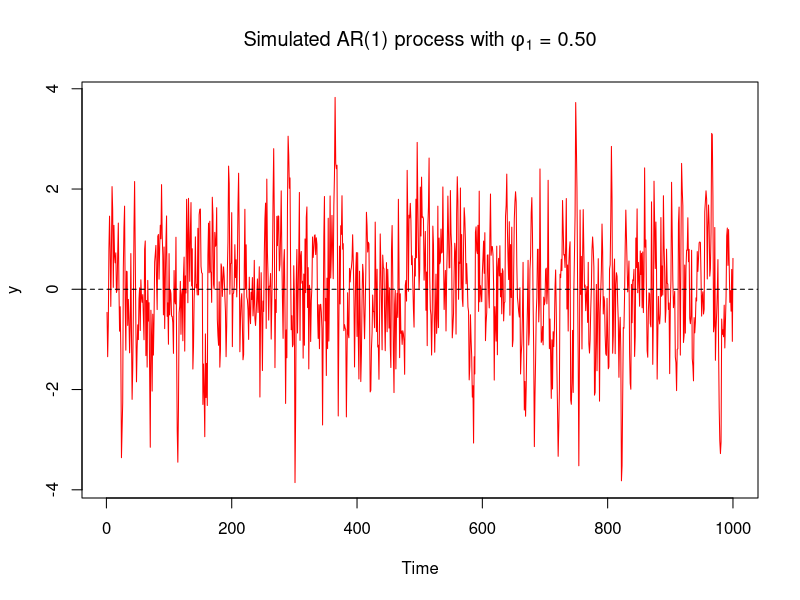
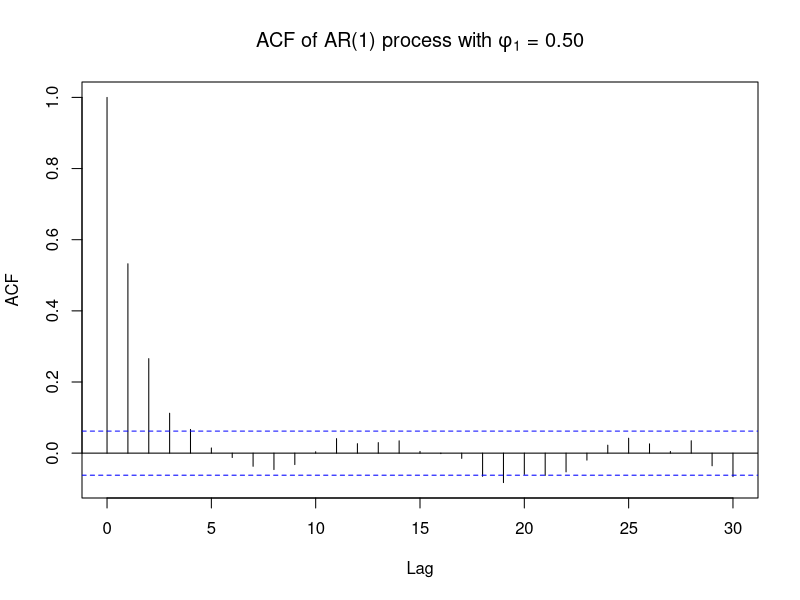
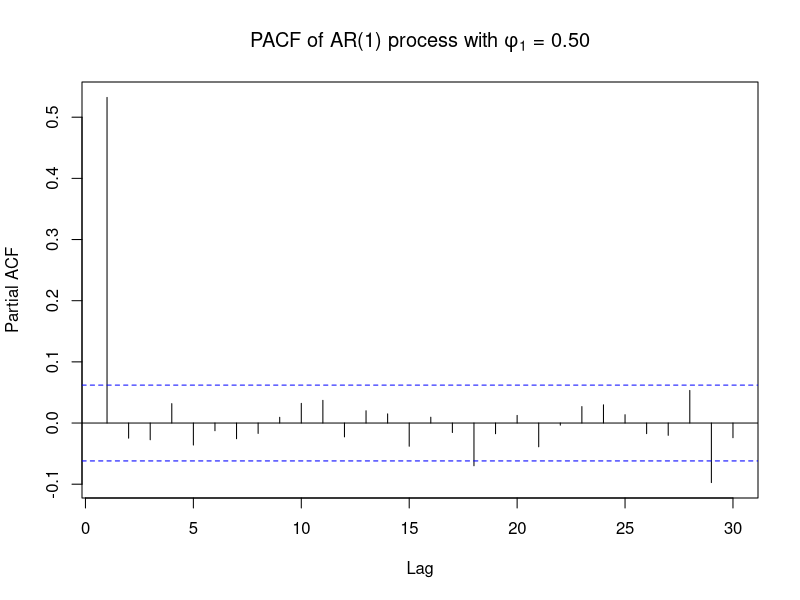
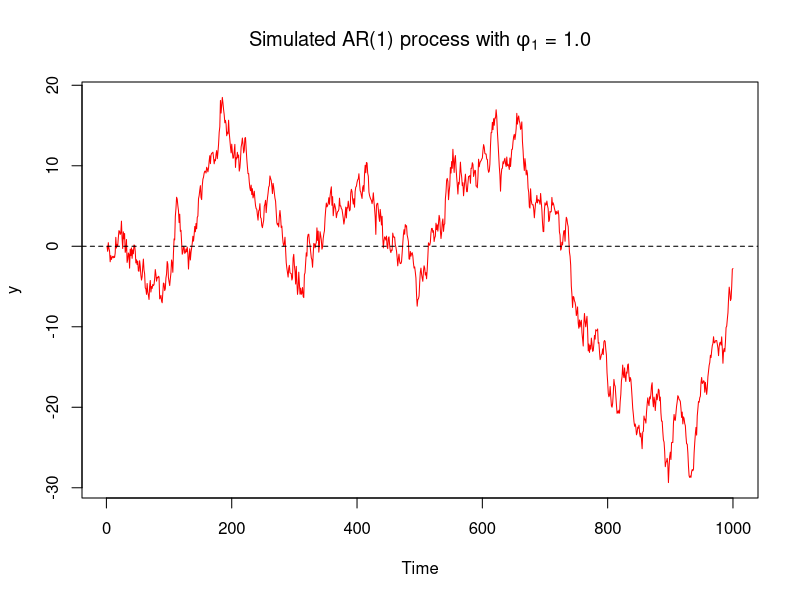
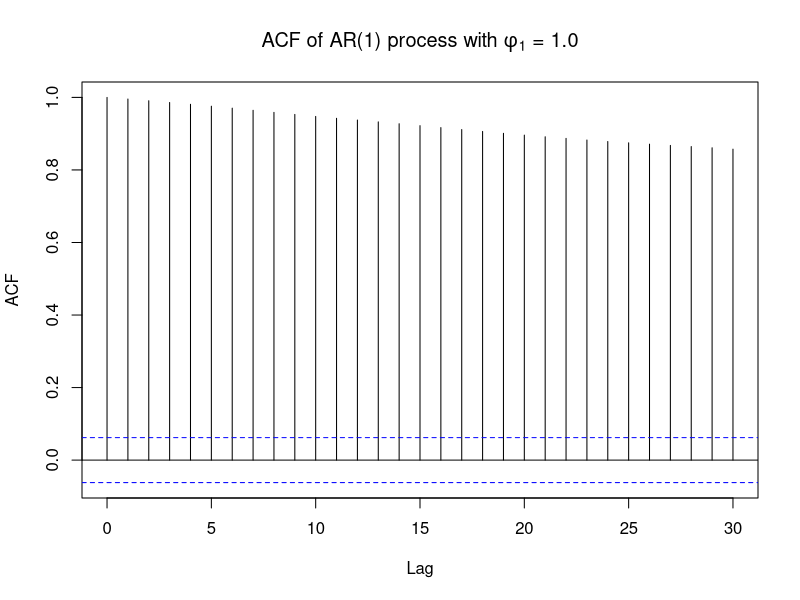
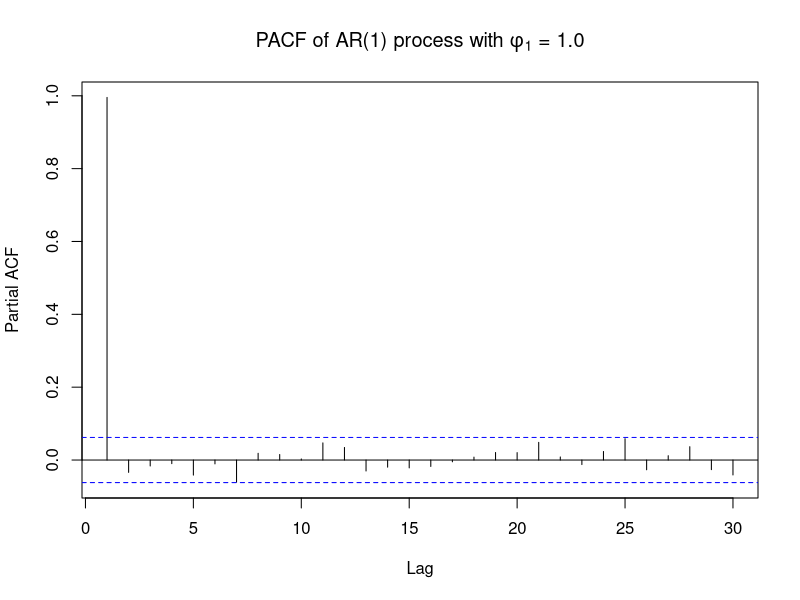

Recreate these plots in R, in order.
# Drawing random ARMA data in R
# Stationary and non-stationary examples
# Chris Adolph

set.seed(123456)

#########################################################
## Sampling from an AR(1), phi_1 = 0.5, using arima.sim()

# Simulate the time series y
y <- arima.sim(list(order = c(1,0,0),
                    ar = 0.50,
                    ma = NULL),
               n=1000)

# Plot the series against time
pdf("ar1of50.pdf",width=6,height=3.25)
plot(y,type="l",col="red",ylab="y",xlab="Time",
     main = expression(paste("Simulated AR(1) process with ",phi[1]," = 0.50"))
     )
abline(a=0,b=0,lty="dashed")
dev.off()

# Plot the ACF
pdf("acfar1of00.pdf",width=6,height=3.25)
acf(y,
    main = expression(paste("ACF of AR(1) process with ",phi[1]," = 0.50"))
    )
dev.off()

# Plot the PACF
pdf("pacfar1of00.pdf",width=6,height=3.25)
pacf(y,
     main = expression(paste("PACF of AR(1) process with ",phi[1]," = 0.50"))
     )
dev.off()



#################################################################
## Sampling from AR(1), phi_1 = 1.00

# arima.sim() doesn't work for non-stationary series!
# so we will code our own simulator

# Choose the length of series and set phi1 to 1 to get a unit root
n <- 1000
phi1 <- 1

# Initialize y
y <- rep(0,n)

# Simulate periods 2 to n
for (i in 2:n)
    y[i] <- phi1*y[i-1] + rnorm(1) 

# Plot the time series against time
pdf("ar1of100.pdf",width=6,height=3.25)
plot(y,type="l",col="red",ylab="y",xlab="Time",
     main = expression(paste("Simulated AR(1) process with ",phi[1]," = 1.0"))
     )
abline(a=0,b=0,lty="dashed")
dev.off()

# Plot the ACF
pdf("acfar1of100.pdf",width=6,height=3.25)
acf(y,
    main = expression(paste("ACF of AR(1) process with ",phi[1]," = 1.0"))
    )
dev.off()

# Plot the PACF
pdf("pacfar1of100.pdf",width=6,height=3.25)
pacf(y,
     main = expression(paste("PACF of AR(1) process with ",phi[1]," = 1.0"))
     )
dev.off()
